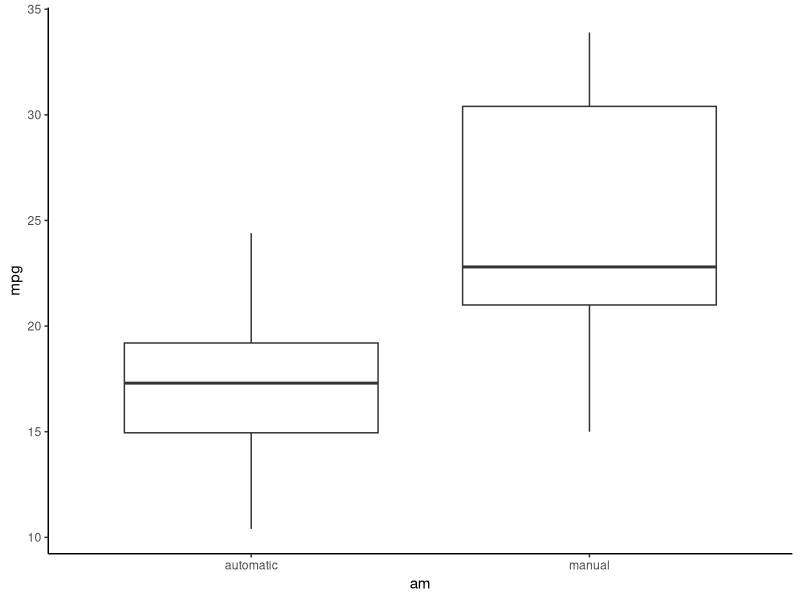
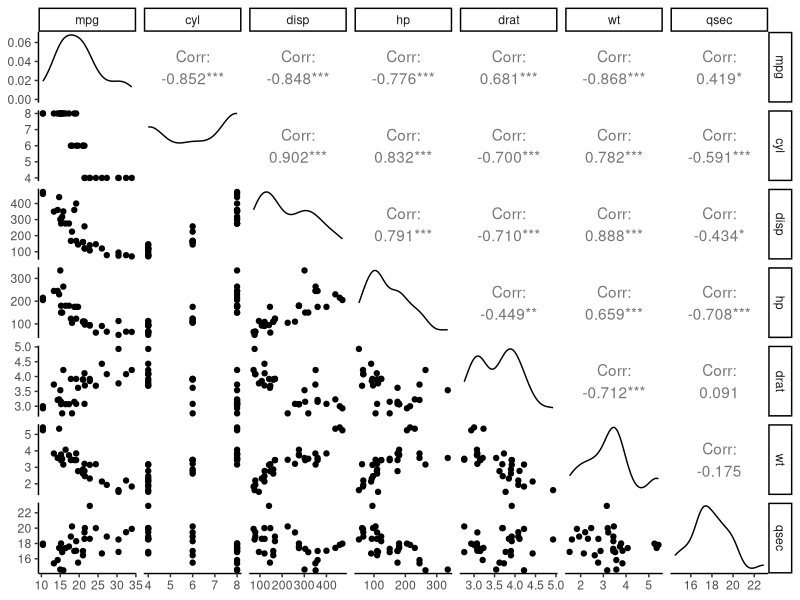
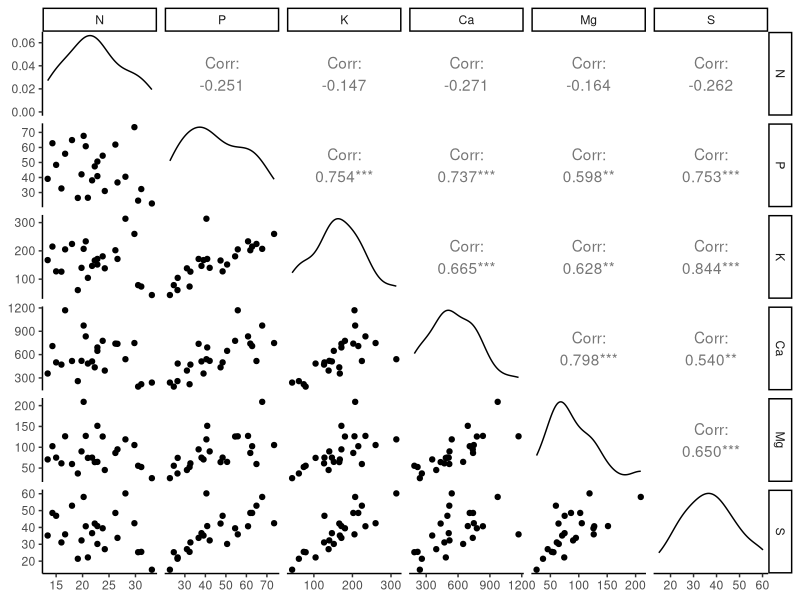
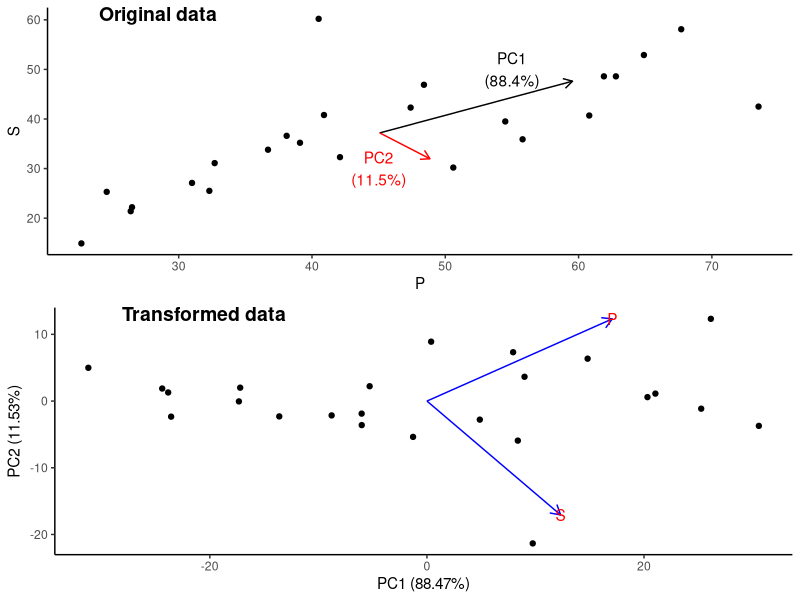
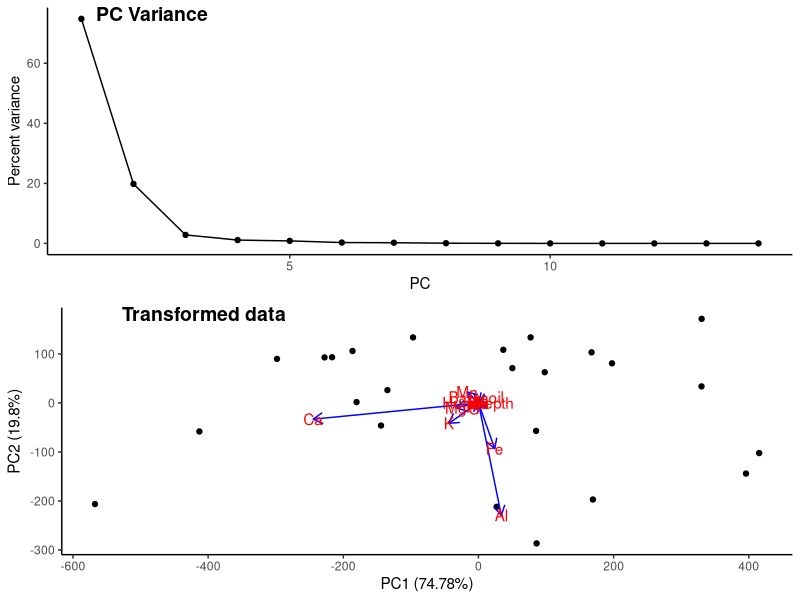
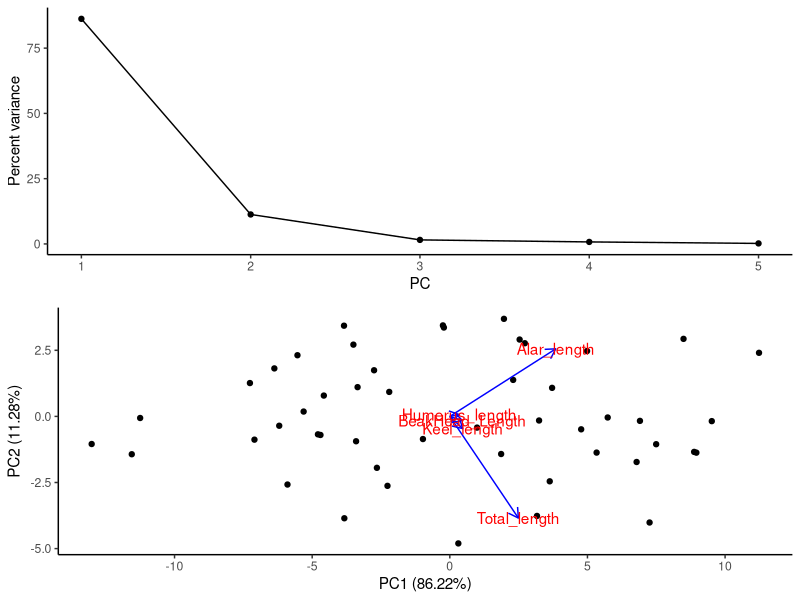
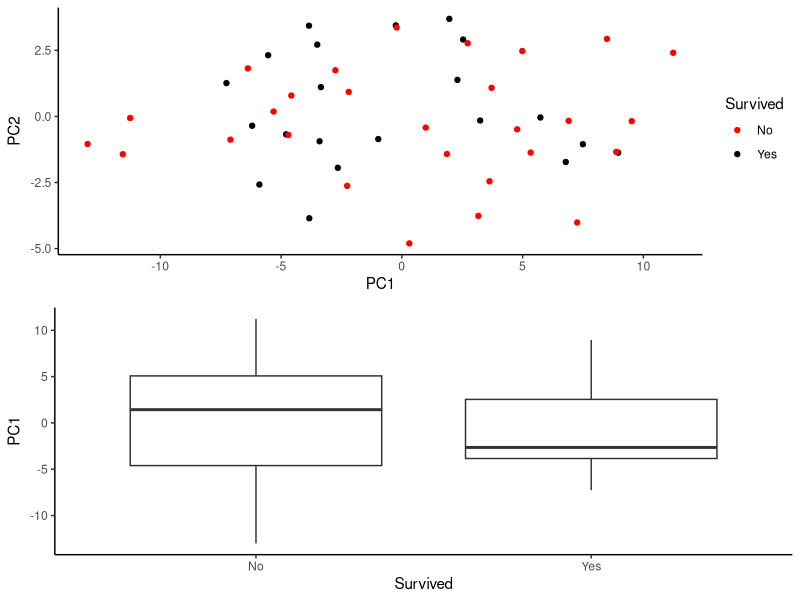
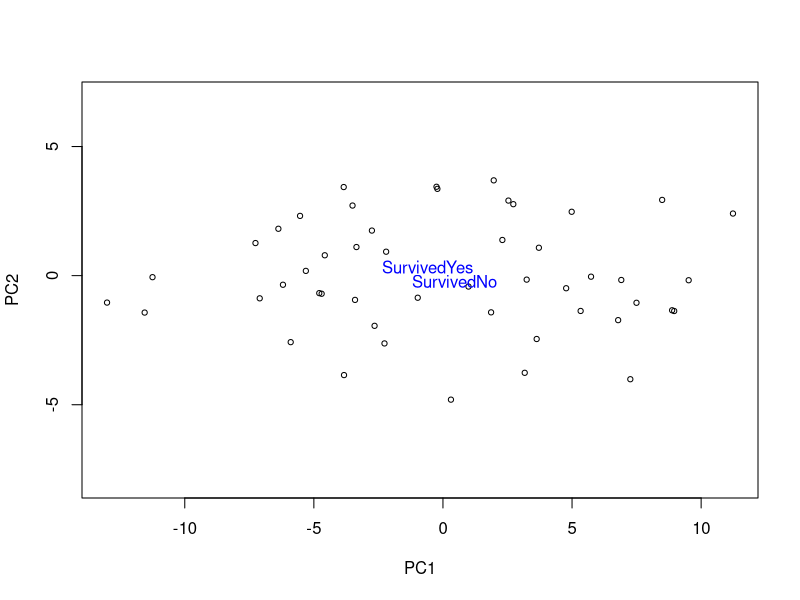

Recreate these plots in R, in order.
## ---- chunk 1
#Trick to get smaller R code size with out resorting to LaTeX text sizes
knitr::opts_chunk$set(echo = FALSE, eval = TRUE, message=TRUE, 
                      warning=TRUE, cache = TRUE, fig.height=5,fig.width=5)
library(tidyverse)
theme_set(theme_classic())
library(ggeffects)
library(GGally)
library(ggpubr)
library(vegan)
library(ggfortify)

varPlot <- function(pcmod){
  vars <- pcmod$sdev^2 #Eigenvalues (variance per column)
  data.frame(varPerc=100*vars/sum(vars),pc=1:length(vars)) %>% 
    ggplot(aes(x=pc,y=varPerc))+geom_point()+geom_line()+
    labs(x="PC",y="Percent variance")
}

data(dune)
data(dune.env)
data(varechem)
data(varespec)

birds <- read.csv('birds.csv')
birdMat <- as.matrix(birds[,c(-1,-2)])
birdPCA <- prcomp(birdMat)
birdNMDS <- metaMDS(birdMat)

## ---- chunk 2
mtcars %>% mutate(am=factor(am,labels=c('automatic','manual'))) %>% 
  ggplot(aes(x=am,y=mpg)) + geom_boxplot()
## ---- chunk 3
mtcars %>% select(-vs:-carb) %>% 
  ggpairs()
## ---- chunk 4
data(varechem)
vc6 <- varechem %>% select(1:6) #First 6
vc_2 <- varechem %>% select(P,S) #Only P and S
ggpairs(vc6)
## ---- chunk 5
round(cov(vc6),1)
## ---- chunk 6
round(prcomp(vc6)$rotation,2)
## ---- chunk 7
round(prcomp(vc6)$sdev,1)^2
## ---- chunk 8
  round(prcomp(vc_2)$rotation,2)
## ---- chunk 9
  round(prcomp(vc_2)$sdev,2)
## ---- chunk 10
vc2_pca <- prcomp(vc_2)
p1 <- ggplot(vc_2,aes(x=P,y=S))+
  geom_point()+
  with(vc2_pca,annotate('segment',x=center[1],y=center[2],
                        xend=center[1]+sdev[1]*rotation[1,'PC1'],
                        yend=center[2]+sdev[1]*rotation[2,'PC1'],
                        arrow=arrow(length=unit(0.1,'inches'))))+
  with(vc2_pca,annotate('segment',x=center[1],y=center[2],
                        xend=center[1]+sdev[2]*rotation[1,'PC2'],
                        yend=center[2]+sdev[2]*rotation[2,'PC2'],
                        arrow=arrow(length=unit(0.1,'inches')),col='red'))+
  annotate('text',x=c(45,55),y=c(30,50),label=c('PC2\n(11.5%)','PC1\n(88.4%)'),col=c('red','black'))

# p2 <- vc2_pca$x %>%
#   data.frame() %>%
#   ggplot(aes(x=PC1,PC2))+geom_point()

p2 <- autoplot(vc2_pca,scale = 0,loadings=TRUE,loadings.label=TRUE,loadings.color='blue')

ggarrange(p1,p2,ncol=1,labels = c("Original data","Transformed data"),label.x = 0.05)

## ---- chunk 11
pcVare <- prcomp(varechem)
## ---- chunk 12
round(pcVare$rotation[,1:11],2)
## ---- chunk 13
round(pcVare$sdev,1)
## ---- chunk 14
vc_pca <- prcomp(varechem)

p1 <- varPlot(vc_pca)
p2 <- autoplot(vc_pca,scale = 0,loadings=TRUE,loadings.label=TRUE,loadings.color='blue')
ggarrange(p1,p2,ncol=1,labels = c("PC Variance","Transformed data"),label.x = 0.05)

## ---- chunk 15
head(birds)
## ---- chunk 16
round(cov(birdMat),1)
## ---- chunk 17
round(birdPCA$rotation,2)
## ---- chunk 18
round(birdPCA$sdev,1)^2
## ---- chunk 19
p1 <- varPlot(birdPCA)
p2 <- autoplot(birdPCA,scale = 0,loadings=TRUE,loadings.label=TRUE,loadings.color='blue')
ggarrange(p1,p2,ncol=1)
## ---- chunk 20

birdPCA_df <- birdPCA$x[,1:2] %>% as.data.frame() %>% 
  bind_cols(select(birds,Survived,Bird))

p1 <- birdPCA_df %>%
  ggplot(aes(x=PC1,y=PC2,col=Survived))+
  geom_point()+
  scale_colour_manual(values=c('red','black'))

p2 <- birdPCA_df %>% 
  ggplot(aes(y=PC1,x=Survived))+geom_boxplot()
  # theme(legend.position = c(0.8,0.8))+
  # scale_colour_manual(values=c('red','black'))

ggarrange(p1,p2,ncol=1)
## ---- chunk 21
envfit(birdPCA ~ Survived,data=birds)
## ---- chunk 22
rda(birdMat ~ Survived,data=birds)
## ---- chunk 23
ordiplot(birdPCA,type='points',display='sites')
plot(envfit(birdPCA ~ Survived,data=birds))
## ---- chunk 24
ord <- decorana(dune)
plot(ord, disp="sites", type="text")
ordihull(ord, dune.env$Management, col=1:4, lwd=3)

## ---- chunk 25

ord.fit <- with(dune.env,envfit(ord ~ A1 + Management, data=dune.env, perm=999))
plot(ord, disp="sites", type="points")
plot(ord.fit,cex=0.75)
# ordisurf(ord, dune.env$A1, add=TRUE)
## ---- chunk 26
bugdat <- read.csv('./bugDat.csv') 
bugPreds <- bugdat %>% select(Date:Method) %>% 
  mutate(across(everything(),as.factor))
bugMat <- bugdat %>% select(-Date:-Method) %>% as.matrix()
zeroRows <- which(apply(bugMat,1,sum)==0)
bugMat <- bugMat[-zeroRows,]
bugPreds <- bugPreds[-zeroRows,]
head(bugdat)[,1:5]
## ---- chunk 27
ordiplot(prcomp(varespec),type='p',display = 'sites')
## ---- chunk 28
p1 <- birdPCA_df %>%
  ggplot(aes(x=PC1,y=PC2,col=Survived))+
  geom_point()+
  scale_colour_manual(values=c('red','black'))

p2 <- birdNMDS$points %>% as.data.frame() %>% 
  bind_cols(select(birds,Survived,Bird)) %>% 
  ggplot(aes(x=MDS1,y=MDS2,col=Survived))+
  geom_point()+
  scale_colour_manual(values=c('red','black'))

ggarrange(p1,p2,ncol=1,labels = c('PCA','NMDS'),label.x = 0.05)

## ---- chunk 29
stressplot(birdNMDS)
